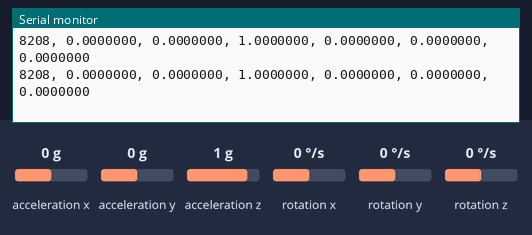
Recording of a sketch running on a simulated Arduino Uno, built with avr-gcc and run on an emulated ATmega328P. Parts: the last lines printed to the serial monitor. Inputs (shaded band) come from the test bench; at power-on: acceleration y 0 g, acceleration x 0 g, rotation z 0 °/s, acceleration z 1 g, rotation x 0 °/s, rotation y 0 °/s.

Above: at 4.2 s.
4.3 s: acceleration y set to -1.4 g
At 5.3 s:
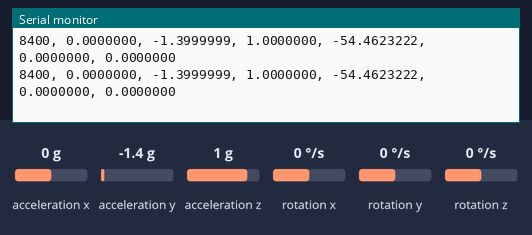
7.3 s: acceleration x set to -1.4 g
At 8.3 s:
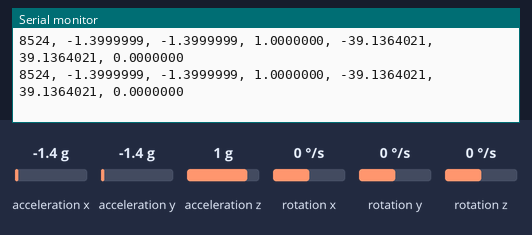
10.3 s: rotation z set to -192 °/s
At 10.9 s:
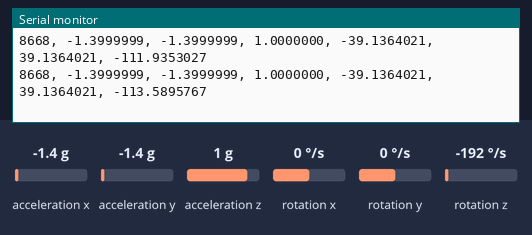
13.3 s: rotation z set to -100 °/s
At 14.4 s:
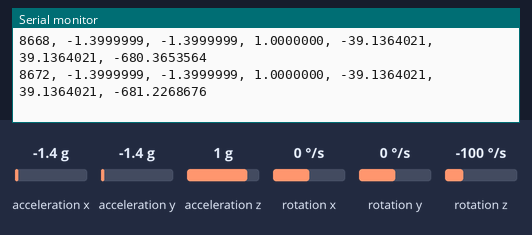
16.3 s: acceleration z set to -1.4 g
At 16.8 s:
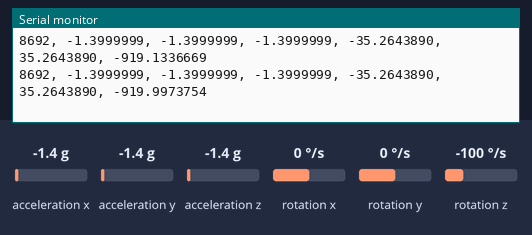
Timing chart, 0 to 18.8 s (numbered marks = the images above; inputs shaded):
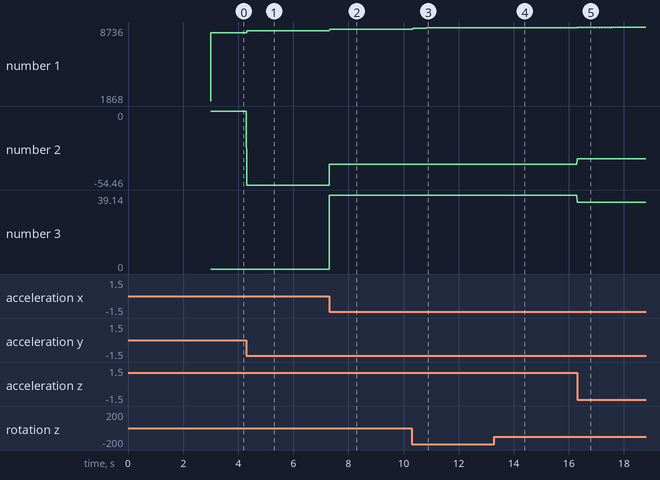

The sketch:

telemetry_openday.ino
```cpp
#include <MPU6050_tockn.h>

#include <Wire.h>
#include <SPI.h>

MPU6050 mpu6050(Wire);
long timer = 0;

void setup() {
  Serial.begin(115200);
  while(!Serial);

  Wire.begin();
  mpu6050.begin();
  mpu6050.calcGyroOffsets(false);
  Serial.println("Calibrating...");

  Serial.println("Ready");
  timer = micros();
}

void loop() {
  mpu6050.update();

  long now = micros();
  long delta = now - timer;
  timer = now;

  Serial.print(delta);

  Serial.print(", ");Serial.print(mpu6050.getAccX(),7);
  Serial.print(", ");Serial.print(mpu6050.getAccY(),7);
  Serial.print(", ");Serial.print(mpu6050.getAccZ(),7);

  Serial.print(", ");Serial.print(mpu6050.getGyroAngleX(),7);
  Serial.print(", ");Serial.print(mpu6050.getGyroAngleY(),7);
  Serial.print(", ");Serial.println(mpu6050.getGyroAngleZ(),7);
}
```

Measured:
- after the input at 4.3 s, the serial monitor: prints a new line at once (image 1)
- after the input at 7.3 s, the serial monitor: prints a new line at once (image 2)
- after the input at 10.3 s, the serial monitor: prints a new line at once (image 3)
- plotted number 1: 8208 → 8400 after the input at 4.3 s, 8400 → 8524 after the input at 7.3 s, 8524 → 8668 after the input at 10.3 s
- plotted number 2: 0 → -54.46 after the input at 4.3 s, -54.46 → -39.14 after the input at 7.3 s
- plotted number 3: 0 → 39.14 after the input at 7.3 s
